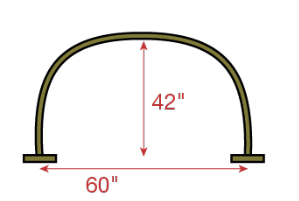
#> input picture src/magellan_vision/scripts/Hoop.png, 299 x 201 px
$ python detect_targets.py
#> lines starting #> are read from the running program, lines starting #| are printed output that depends on the picture; after the words box and inside, x2 and y2 are one past the last pixel; in counts of white or black regions, pixels touching at a corner belong together
import cv2 as cv
import numpy as np

# Temporary for testing - hues from the images in rules document
hueArch = 39
huePole = 255
hueRamp = 156

# These should probably be ROSparams
hueMinArch = hueArch - 20
hueMaxArch = hueArch + 20
hueMinRamp = hueRamp - 20
hueMaxRamp = hueRamp + 20
hueMinPole = huePole - 20
hueMaxPole = huePole + 20
cannyThresh = 100
# I think these should be the same for all targets
# Sat should be wide for various outdoors conditions
satMin = 0
satMax = 255
# Low val = less color - raise min to reduce risk of picking up non-target objects
valMin = 0
valMax = 255

# Get the current frame from ROS
#frame = None
frame = cv.imread('Hoop.png', cv.IMREAD_COLOR)
#> frame is the input picture: shape (201, 299, 3); mean B, G, R 238.6, 240.4, 242.1

frameHSV = cv.cvtColor(frame, cv.COLOR_BGR2HSV)
#> frameHSV: shape (201, 299, 3); mean H, S, V 2.7, 7.9, 242.1
archThreshold = cv.inRange(frameHSV, (hueMinArch, satMin, valMin), (hueMaxArch, satMax, valMax))
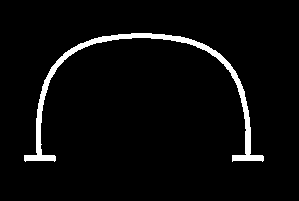
#> archThreshold: shape (201, 299); 4% white; 1 white region, box (x1, y1, x2, y2) and area: (24, 33, 264, 162) 2399
cv.imshow('image', archThreshold)
key = cv.waitKey(0)
#> (key Esc is pressed here)


# Arch detection should look for two vertical lines and find the midpoint

# rampThreshold = cv.inRange(frameHSV, (hueMinRamp, satMin, valMin), (hueMaxRamp, satMax, valMax))
# rampBlur = cv.blur(rampThreshold, (3, 3))
# rampEdges = cv.canny(rampBlur, cannyThresh, cannyThresh*2)
#
# # Ramp detection should find the center of the blob
#
# poleThreshold = cv.inRange(frameHSV, (hueMinPole, satMin, valMin), (hueMaxPole, satMax, valMax))

# Pole detection should find the center of the blob
